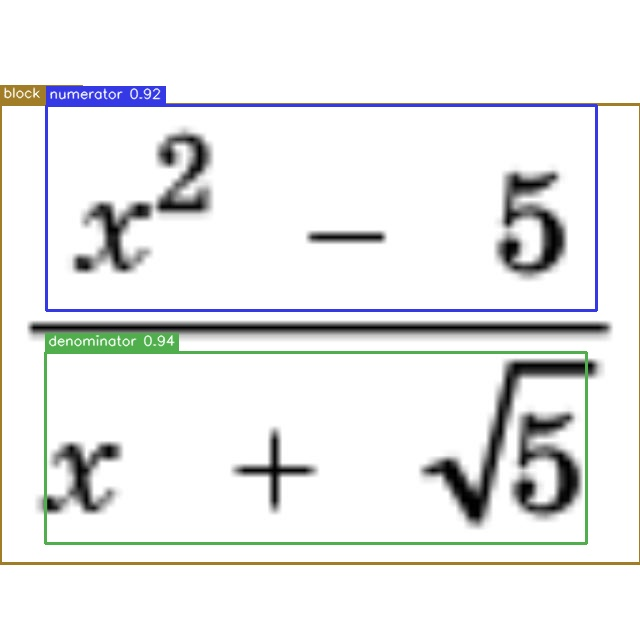
#> input picture experiments/assets/exp001_baseline/qualitative/0-124_png.rf.da5fccdb9aed8a966ca079f509a6a0bb.jpg, 640 x 640 px
$ python -i render_similarity.py   (imports and definitions only)
#> lines starting #> are read from the running program, lines starting #| are printed output that depends on the picture; after the words box and inside, x2 and y2 are one past the last pixel; in counts of white or black regions, pixels touching at a corner belong together
#> further down, picture is the input picture: PIL image 640x640 RGB; mean R, G, B 233.9, 235, 234.8
from __future__ import annotations

from dataclasses import dataclass
from functools import lru_cache
from io import BytesIO
import os

import numpy as np
from PIL import Image

try:
    import cv2
except ModuleNotFoundError:  # pragma: no cover - optional backend
    cv2 = None


DEFAULT_CANVAS_SIZE = (416, 416)
DEFAULT_FONT_SIZE = 28
DEFAULT_PADDING = 10
DEFAULT_DILATION_KERNEL = 5
DEFAULT_RENDERER_BACKEND = "mathtext_parser"
DEFAULT_RENDER_DPI = 200


@dataclass(frozen=True)
class RenderSimilarityResult:
    enabled: bool
    applied: bool
    score: float | None = None
    renderer: str | None = None
    reason: str | None = None


def _clamp(value: float) -> float:
    return max(0.0, min(1.0, value))


def _require_cv2(feature: str) -> None:
    if cv2 is None:
        raise RuntimeError(f"OpenCV is required for {feature}.")


def _to_rgb_array(image: Image.Image) -> np.ndarray:
    if image.mode not in ("RGB", "RGBA", "L", "LA"):
        image = image.convert("RGBA")
    if image.mode in ("RGBA", "LA"):
        background = Image.new("RGBA", image.size, (255, 255, 255, 255))
        image = Image.alpha_composite(background, image.convert("RGBA")).convert("RGB")
    elif image.mode != "RGB":
        image = image.convert("RGB")
    return np.asarray(image, dtype=np.uint8)


def _extract_foreground_mask(image: Image.Image) -> np.ndarray:
    _require_cv2("extracting render similarity masks")
    rgb = _to_rgb_array(image)
    gray = cv2.cvtColor(rgb, cv2.COLOR_RGB2GRAY)
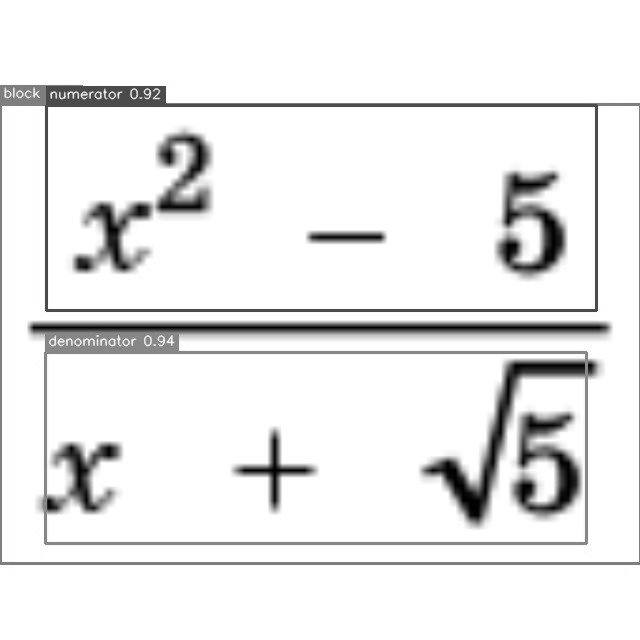
#> gray: shape (640, 640); min 0, max 255, mean 234.7
    _, binary = cv2.threshold(gray, 0, 255, cv2.THRESH_BINARY_INV + cv2.THRESH_OTSU)
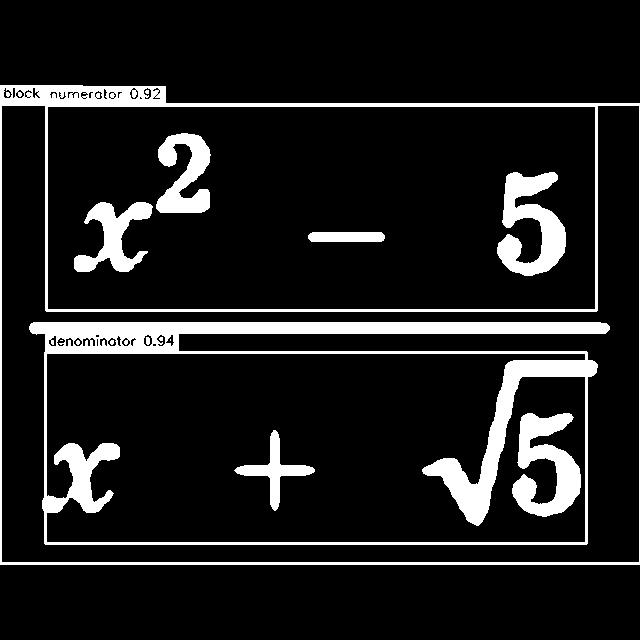
#> binary: shape (640, 640); 11.5% white; 16 white regions (7 under 20 px), largest, box (x1, y1, x2, y2) and area: (29, 322, 610, 545) 20786, (0, 85, 640, 565) 11092, (497, 172, 566, 276) 3875
    return binary


def _crop_to_foreground(mask: np.ndarray, padding: int) -> np.ndarray:
#> called with padding = 10
    points = cv2.findNonZero(mask)
#> points = contour of 47033 points, box (x1, y1, x2, y2) (0, 85, 640, 565), area 4308
    if points is None:
        return mask

    x, y, width, height = cv2.boundingRect(points)
#> x = 0; y = 85; width = 640; height = 480
    x1 = max(0, x - padding)
#> x1 = 0
    y1 = max(0, y - padding)
#> y1 = 75
    x2 = min(mask.shape[1], x + width + padding)
#> x2 = 640
    y2 = min(mask.shape[0], y + height + padding)
#> y2 = 575
    return mask[y1:y2, x1:x2]
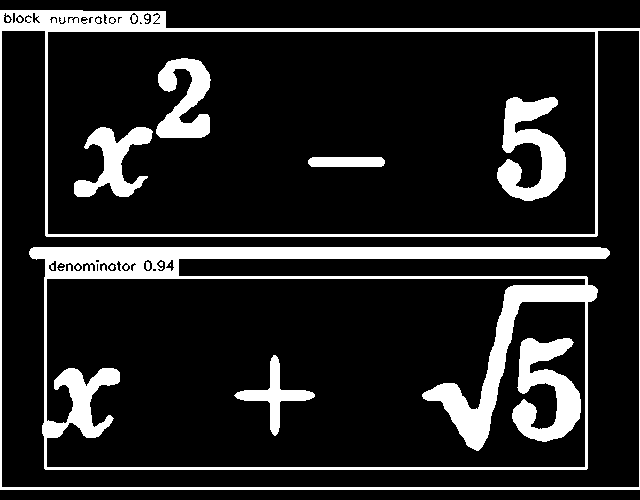
#> returned value: shape (500, 640); 14.7% white; 16 white regions (7 under 20 px), largest, box (x1, y1, x2, y2) and area: (29, 247, 610, 470) 20786, (0, 10, 640, 490) 11092, (497, 97, 566, 201) 3875


def normalize_foreground_mask(
    mask: np.ndarray,
    canvas_size: tuple[int, int] = DEFAULT_CANVAS_SIZE,
    padding: int = DEFAULT_PADDING,
) -> np.ndarray:
    _require_cv2("normalizing render similarity masks")
    if mask.ndim != 2:
        raise ValueError(f"Expected a 2D mask, got shape={mask.shape}")

    foreground = np.where(mask > 0, 255, 0).astype(np.uint8, copy=False)
    if not np.any(foreground):
        return np.zeros(canvas_size, dtype=np.uint8)

    cropped = _crop_to_foreground(foreground, padding=padding)
    target_height, target_width = canvas_size
    ratio = min(target_height / cropped.shape[0], target_width / cropped.shape[1])
#> ratio = 0.65
    resized_width = max(1, int(round(cropped.shape[1] * ratio)))
#> resized_width = 416
    resized_height = max(1, int(round(cropped.shape[0] * ratio)))
#> resized_height = 325
    resized = cv2.resize(cropped, (resized_width, resized_height), interpolation=cv2.INTER_NEAREST)
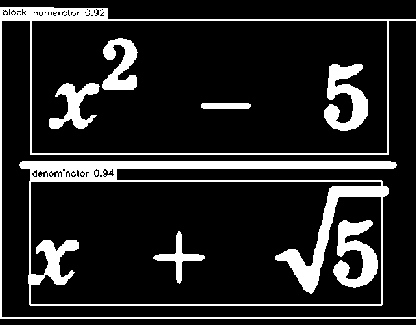
#> resized: shape (325, 416); 14.6% white; 9 white regions (1 under 20 px), largest, box (x1, y1, x2, y2) and area: (19, 161, 397, 306) 8904, (0, 7, 416, 319) 4599, (333, 220, 378, 288) 1639

    normalized = np.zeros((target_height, target_width), dtype=np.uint8)
    offset_y = (target_height - resized_height) // 2
#> offset_y = 45
    offset_x = (target_width - resized_width) // 2
#> offset_x = 0
    normalized[offset_y : offset_y + resized_height, offset_x : offset_x + resized_width] = resized
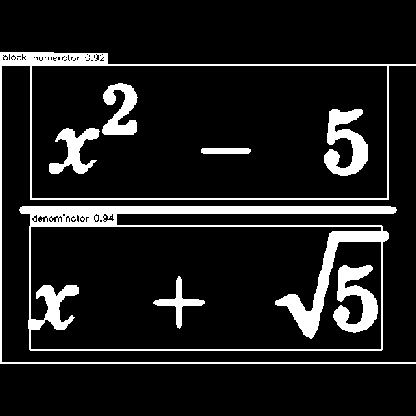
#> normalized: shape (416, 416); 11.4% white; 9 white regions (1 under 20 px), largest, box (x1, y1, x2, y2) and area: (19, 206, 397, 351) 8904, (0, 52, 416, 364) 4599, (333, 265, 378, 333) 1639
    return normalized


# [34 lines left out: functions _cosine_similarity, compute_mask_similarity, not called in this run]


def normalize_input_image(
    image: Image.Image,
    canvas_size: tuple[int, int] = DEFAULT_CANVAS_SIZE,
    padding: int = DEFAULT_PADDING,
) -> np.ndarray:
    return normalize_foreground_mask(_extract_foreground_mask(image), canvas_size=canvas_size, padding=padding)


# [144 lines left out: functions _normalize_latex_expression, _load_mathtext_dependencies, _get_mathtext_parser, _render_latex_mask_mathtext_parser, _render_latex_png, render_latex_mask and 1 more, not called in this run]

>>> from PIL import Image
>>> picture = Image.open('../../experiments/assets/exp001_baseline/qualitative/0-124_png.rf.da5fccdb9aed8a966ca079f509a6a0bb.jpg')
>>> result = normalize_input_image(picture)

$ run again, on experiments/assets/exp001_baseline/qualitative/0-159_png.rf.e98be543e47c916ba4b544ee18dc9643.jpg
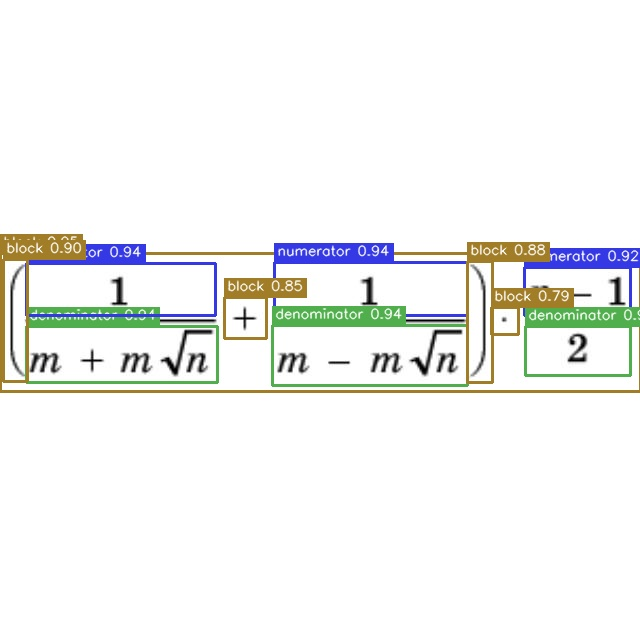
#> input picture experiments/assets/exp001_baseline/qualitative/0-159_png.rf.e98be543e47c916ba4b544ee18dc9643.jpg, 640 x 640 px
#> picture is the input picture: PIL image 640x640 RGB; mean R, G, B 242.4, 243.6, 241.8
#> in _extract_foreground_mask, `_, binary = cv2.threshold(gray, 0, 255, cv2.THRESH_BINARY_INV + cv2.TH..`:
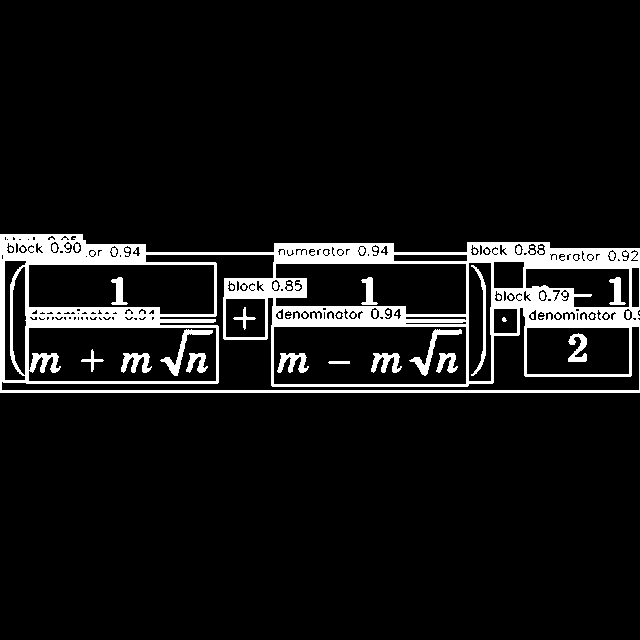
#> binary: shape (640, 640); 8% white; 31 white regions (15 under 20 px), largest, box (x1, y1, x2, y2) and area: (0, 234, 640, 393) 28569, (409, 329, 462, 376) 460, (160, 329, 213, 376) 458
#> points = contour of 32927 points, box (x1, y1, x2, y2) (0, 234, 640, 393), area 2500
#> x = 0; y = 234; width = 640; height = 159
#> x1 = 0
#> y1 = 224
#> x2 = 640
#> y2 = 403
#> resized: shape (116, 416); 29% white; 18 white regions (2 under 20 px), largest, box (x1, y1, x2, y2) and area: (0, 7, 416, 110) 12222, (267, 69, 301, 99) 191, (105, 69, 139, 99) 187
#> in normalize_foreground_mask, `normalized[offset_y : offset_y + resized_height, offset_x : offset_x +..`:
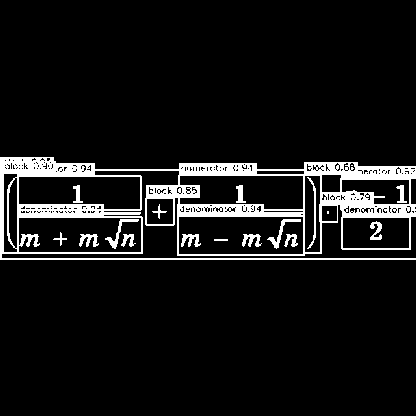
#> normalized: shape (416, 416); 8.1% white; 18 white regions (2 under 20 px), largest, box (x1, y1, x2, y2) and area: (0, 157, 416, 260) 12222, (267, 219, 301, 249) 191, (105, 219, 139, 249) 187

$ run again, on experiments/assets/exp001_baseline/qualitative/0-318_png.rf.525473f0ce1d0eae3b0993ef8bb706e7.jpg
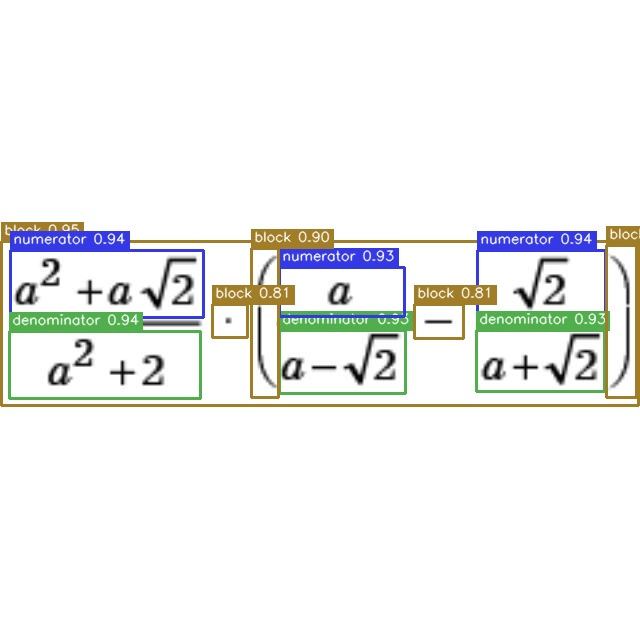
#> input picture experiments/assets/exp001_baseline/qualitative/0-318_png.rf.525473f0ce1d0eae3b0993ef8bb706e7.jpg, 640 x 640 px
#> picture is the input picture: PIL image 640x640 RGB; mean R, G, B 240.2, 241.4, 239.9
#> in _extract_foreground_mask, `_, binary = cv2.threshold(gray, 0, 255, cv2.THRESH_BINARY_INV + cv2.TH..`:
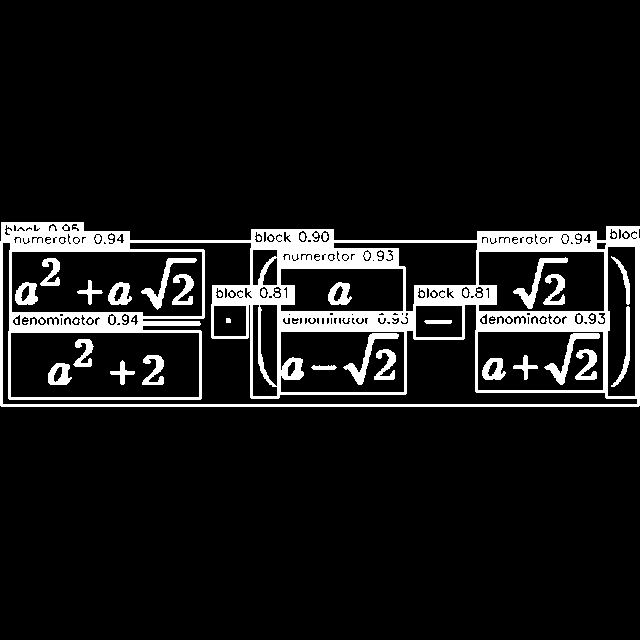
#> binary: shape (640, 640); 9.3% white; 43 white regions (15 under 20 px), largest, box (x1, y1, x2, y2) and area: (0, 222, 640, 407) 30063, (343, 333, 399, 385) 580, (544, 333, 600, 385) 579
#> points = contour of 38096 points, box (x1, y1, x2, y2) (0, 222, 640, 407), area 1107
#> x = 0; y = 222; width = 640; height = 185
#> x1 = 0
#> y1 = 212
#> x2 = 640
#> y2 = 417
#> resized: shape (133, 416); 28.6% white; 26 white regions (3 under 20 px), largest, box (x1, y1, x2, y2) and area: (0, 7, 416, 127) 12521, (398, 30, 410, 114) 258, (354, 79, 390, 113) 249
#> in normalize_foreground_mask, `normalized[offset_y : offset_y + resized_height, offset_x : offset_x +..`:
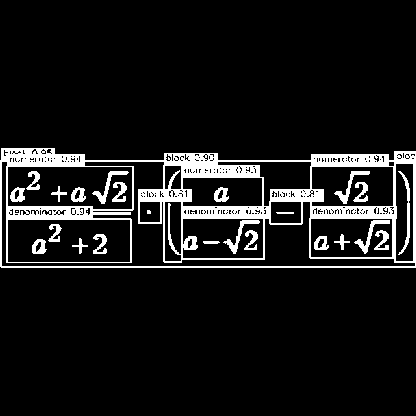
#> normalized: shape (416, 416); 9.2% white; 26 white regions (3 under 20 px), largest, box (x1, y1, x2, y2) and area: (0, 148, 416, 268) 12521, (398, 171, 410, 255) 258, (354, 220, 390, 254) 249

$ run again, on experiments/assets/exp001_baseline/qualitative/0-359_png.rf.4d8a5fbf8218f061ebf5bd5b7ba4a317.jpg
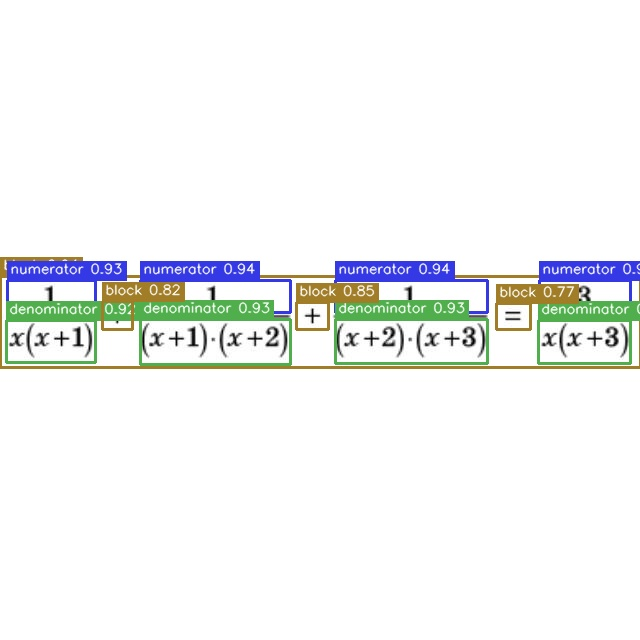
#> input picture experiments/assets/exp001_baseline/qualitative/0-359_png.rf.4d8a5fbf8218f061ebf5bd5b7ba4a317.jpg, 640 x 640 px
#> picture is the input picture: PIL image 640x640 RGB; mean R, G, B 241.9, 243.8, 243
#> in _extract_foreground_mask, `_, binary = cv2.threshold(gray, 0, 255, cv2.THRESH_BINARY_INV + cv2.TH..`:
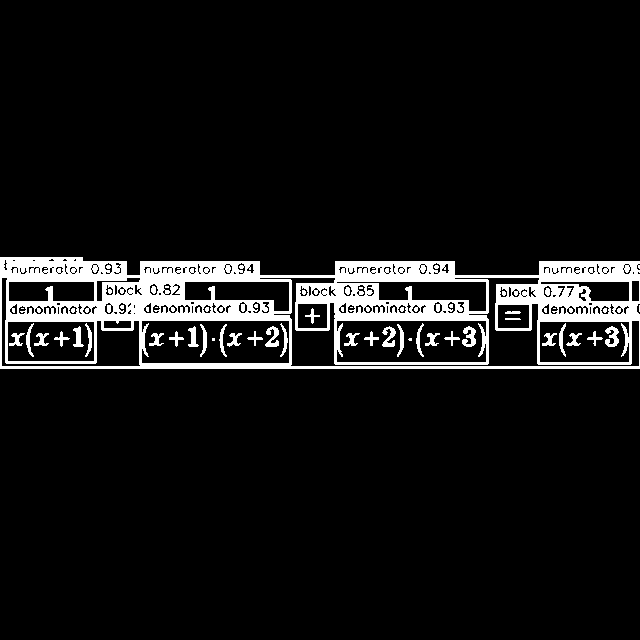
#> binary: shape (640, 640); 8% white; 56 white regions (21 under 20 px), largest, box (x1, y1, x2, y2) and area: (0, 257, 640, 369) 29133, (462, 326, 476, 347) 179, (605, 326, 619, 347) 177
#> points = contour of 32666 points, box (x1, y1, x2, y2) (0, 257, 640, 369), area 1120
#> x = 0; y = 257; width = 640; height = 112
#> x1 = 0
#> y1 = 247
#> x2 = 640
#> y2 = 379
#> resized: shape (86, 416); 38.3% white; 34 white regions (6 under 20 px), largest, box (x1, y1, x2, y2) and area: (0, 7, 416, 80) 12479, (301, 52, 310, 66) 80, (394, 52, 403, 66) 80
#> in normalize_foreground_mask, `normalized[offset_y : offset_y + resized_height, offset_x : offset_x +..`:
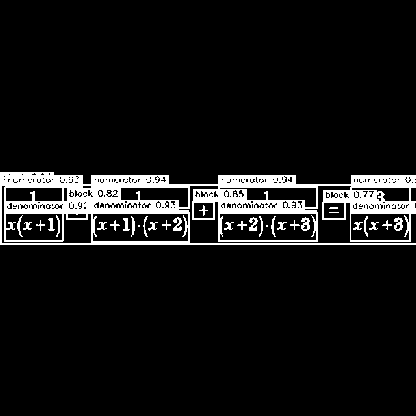
#> normalized: shape (416, 416); 7.9% white; 34 white regions (6 under 20 px), largest, box (x1, y1, x2, y2) and area: (0, 172, 416, 245) 12479, (301, 217, 310, 231) 80, (394, 217, 403, 231) 80
